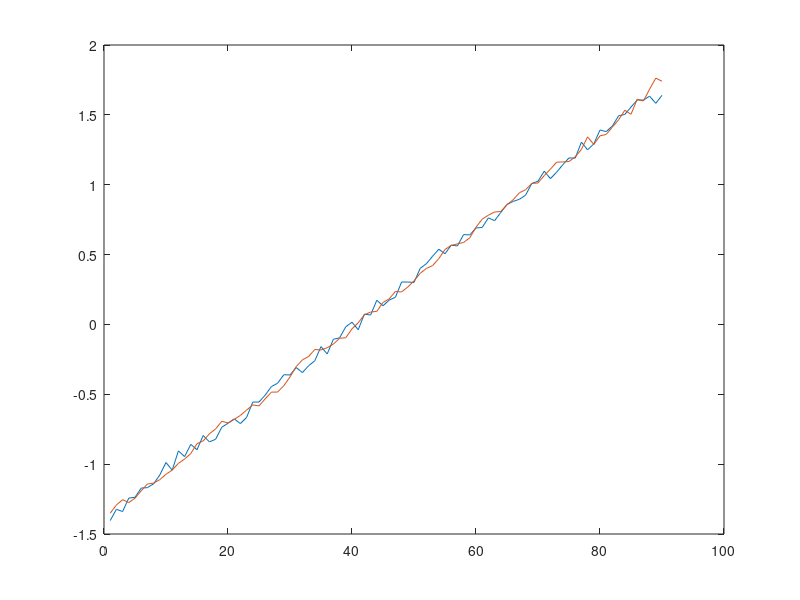

Recreate this plot in MATLAB.
clear all;
window = 10;
dataSize = 100;

%Dataset
x=1:1:dataSize;
nn = randn(1, dataSize);
x = x + nn;

xx=1:1:dataSize;
nn = randn(1, dataSize);
xx = xx + nn;

x = normalize(x);
xx = normalize(xx);

%plot(x)

data         = x(1:end-1);
y            = x(2:end);
xWin         = zeros(window, dataSize - 1 - window);
for i = 1:dataSize - window
    xWin(:, i) = data(1, i:i + window - 1);
end
yWin         = x(1 + window:end);

data         = xx(1:end-1);
yy           = xx(2:end);
xxWin        = zeros(window, dataSize - 1 - window);
for i = 1:dataSize - window
    xxWin(:, i) = data(1, i:i + window - 1);
end
yyWin        = xx(1 + window:end);

%options = ' -s 4 -t 2';
options = '-s 3 -t 2 -c 100 -p 0.001 -h 0'
model   = svmtrain(yWin', xWin', options);

[predOut, accuracy, decision_values] = svmpredict(yyWin', xxWin', model);

plot(1:1:(dataSize - window), [yyWin; predOut']);